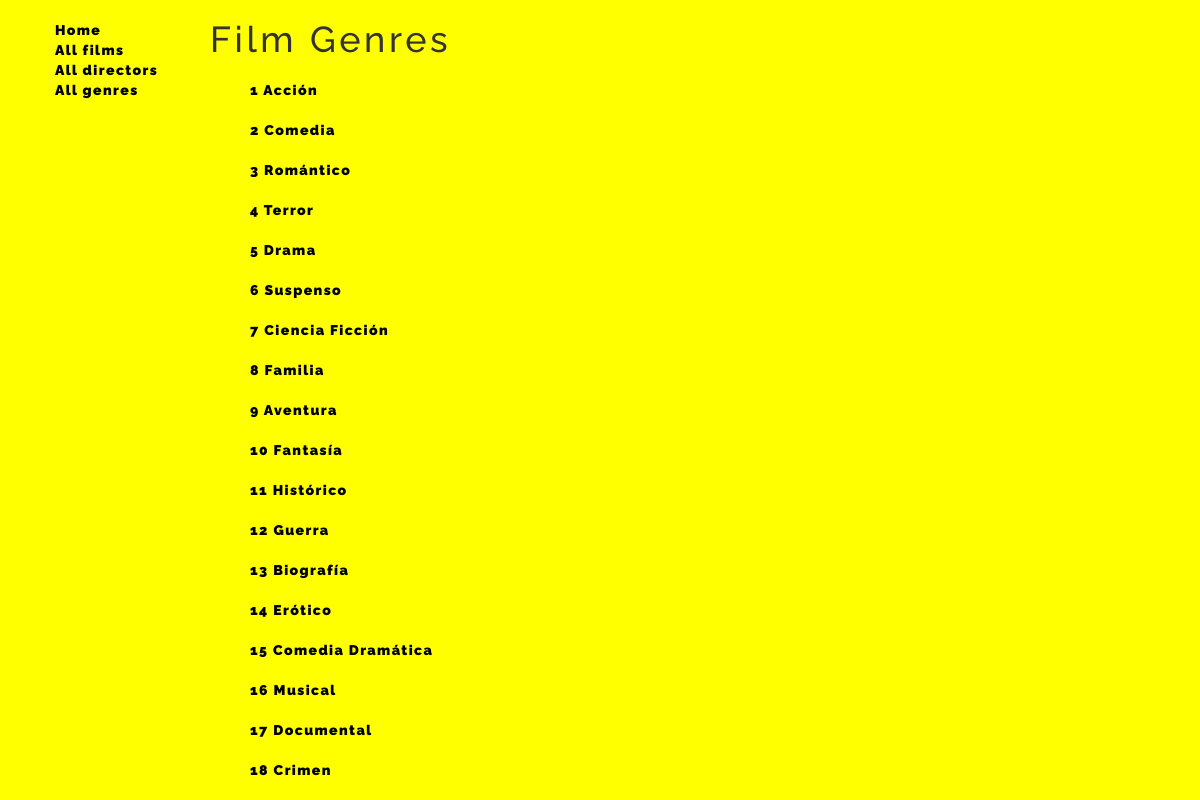
The page /genres/ on the database its author committed.
### FilmDirectors/models.py (models this page shows, shortened)
class Genre(models.Model):
    genreName = models.CharField(max_length=64, help_text="Pone el nombre del género")

### FilmDirectors/views.py (the view)
# urls.py: path('genres/', views.genres, name='genres'),
def genres(request):
    show_genres = Genre.objects.all()
    return render(
        request,
        'genres.html',
        context = {'object_list': show_genres}
    )

### FilmDirectors/templates/genres.html
{% extends "base_generic.html" %}
{% block content %}
    <h1 class="title-views">Film Genres</h1>
    {% for genres in object_list %}
    <ul class="sidebar-nav">
        <li>
            <a href="{{ genres.Genre }}">{{genres.id}} {{genres.genreName}}</a>
        </li>
    </ul>
    {% endfor %}
{% endblock %}

### FilmDirectors/static/styles.css (style rules this page uses)
* { background-color: yellow; font-family: 'Raleway', sans-serif; letter-spacing: .1em; font-weight: bolder; max-width: 100%; }
.sidebar-nav { margin-top: 20px; list-style: none; }
a { text-decoration: none; color: black; }

### rows shown on the page
Genre: id "1", genreName "Acción"
Genre: id "2", genreName "Comedia"
Genre: id "3", genreName "Romántico"
Genre: id "4", genreName "Terror"
Genre: id "5", genreName "Drama"
Genre: id "6", genreName "Suspenso"
Genre: id "7", genreName "Ciencia Ficción"
Genre: id "8", genreName "Familia"
Genre: id "9", genreName "Aventura"
Genre: id "10", genreName "Fantasía"
Genre: id "11", genreName "Histórico"
Genre: id "12", genreName "Guerra"
Genre: id "13", genreName "Biografía"
Genre: id "14", genreName "Erótico"
Genre: id "15", genreName "Comedia Dramática"
Genre: id "16", genreName "Musical"
Genre: id "17", genreName "Documental"
Genre: id "18", genreName "Crimen"
